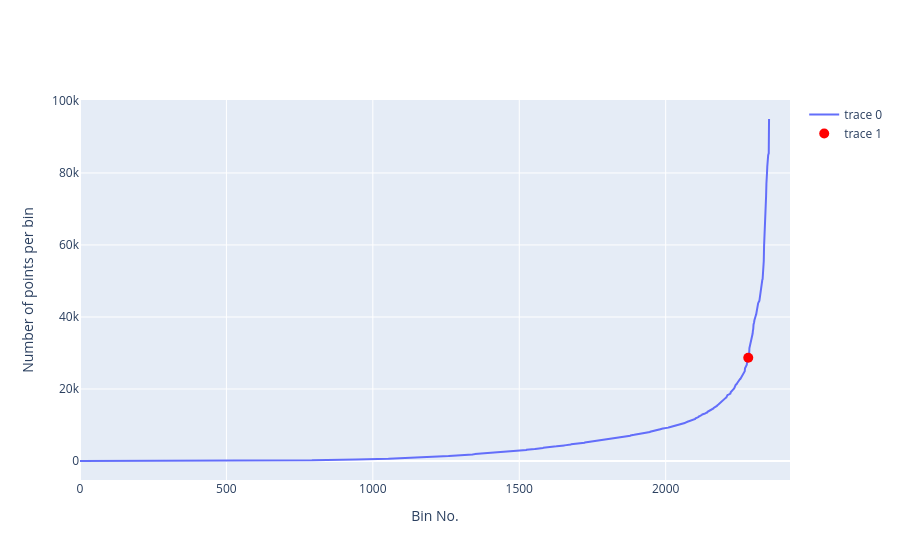

Here is the notebook cell this chart was saved with:
### Code cell
threshold = profileNo_vs_xy_bins(df_ST, n_x_bins=100, n_y_bins=100, show_threshold=True, threshold_quantile=0.99, projection='npstere')

### Figure 1 — Plotly figure (JSON) as saved in the notebook; plotly's stock layout.template omitted (floating-point values rounded to 4 significant figures; data arrays with more than 128 entries replaced by an {"elided": "..."} marker saying what was removed)
{"data": [{"type": "scatter", "x": {"elided": "2354 int values"}, "y": {"elided": "2354 int values"}}, {"marker": {"color": "red", "size": 10}, "mode": "markers", "type": "scatter", "x": [2282], "y": [28662]}], "layout": {"xaxis": {"title": {"text": "Bin No."}}, "yaxis": {"title": {"text": "Number of points per bin"}}}}
